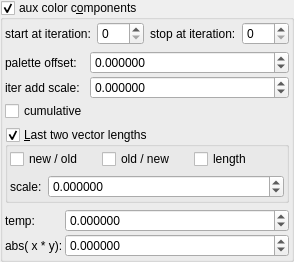
    <widget class="MyGroupBox" name="groupCheck_fold_color_aux_color_enabled_false">
     <property name="title">
      <string>aux color c&amp;omponents</string>
     </property>
     <property name="checkable">
      <bool>true</bool>
     </property>
     <layout class="QVBoxLayout" name="verticalLayout_11">
      <property name="leftMargin">
       <number>2</number>
      </property>
      <property name="topMargin">
       <number>2</number>
      </property>
      <property name="rightMargin">
       <number>2</number>
      </property>
      <property name="bottomMargin">
       <number>2</number>
      </property>
      <item>
       <layout class="QHBoxLayout" name="horizontalLayout_28" stretch="0,1,0,1">
        <item>
         <widget class="QLabel" name="label_111">
          <property name="text">
           <string>start at iteration:</string>
          </property>
         </widget>
        </item>
        <item>
         <widget class="MySpinBox" name="spinboxInt_fold_color_start_iterations_A">
          <property name="sizePolicy">
           <sizepolicy hsizetype="Minimum" vsizetype="Maximum">
            <horstretch>0</horstretch>
            <verstretch>0</verstretch>
           </sizepolicy>
          </property>
          <property name="minimum">
           <number>0</number>
          </property>
          <property name="maximum">
           <number>999</number>
          </property>
          <property name="value">
           <number>0</number>
          </property>
         </widget>
        </item>
        <item>
         <widget class="QLabel" name="label_80">
          <property name="text">
           <string>stop at iteration:</string>
          </property>
         </widget>
        </item>
        <item>
         <widget class="MySpinBox" name="spinboxInt_fold_color_stop_iterations_A">
          <property name="sizePolicy">
           <sizepolicy hsizetype="Preferred" vsizetype="Maximum">
            <horstretch>0</horstretch>
            <verstretch>0</verstretch>
           </sizepolicy>
          </property>
          <property name="maximum">
           <number>999</number>
          </property>
         </widget>
        </item>
       </layout>
      </item>
      <item>
       <layout class="QGridLayout" name="gridLayout_29" columnstretch="0,1">
        <property name="spacing">
         <number>2</number>
        </property>
        <item row="1" column="1">
         <widget class="MyDoubleSpinBox" name="spinbox_fold_color_difs0">
          <property name="sizePolicy">
           <sizepolicy hsizetype="Minimum" vsizetype="Maximum">
            <horstretch>0</horstretch>
            <verstretch>0</verstretch>
           </sizepolicy>
          </property>
          <property name="prefix">
           <string/>
          </property>
          <property name="suffix">
           <string/>
          </property>
          <property name="decimals">
           <number>6</number>
          </property>
          <property name="minimum">
           <double>-99.998999999999995</double>
          </property>
          <property name="maximum">
           <double>99.998999999999995</double>
          </property>
          <property name="singleStep">
           <double>0.100000000000000</double>
          </property>
         </widget>
        </item>
        <item row="0" column="0">
         <widget class="QLabel" name="label_20">
          <property name="text">
           <string>palette offset:</string>
          </property>
         </widget>
        </item>
        <item row="1" column="0">
         <widget class="QLabel" name="label_17">
          <property name="text">
           <string>iter add scale:</string>
          </property>
         </widget>
        </item>
        <item row="2" column="0">
         <widget class="MyCheckBox" name="checkBox_fold_color_aux_color_enabledB_false">
          <property name="text">
           <string notr="true">cumulative</string>
          </property>
         </widget>
        </item>
        <item row="0" column="1">
         <widget class="MyDoubleSpinBox" name="spinbox4_fold_color_difs_0000_w">
          <property name="sizePolicy">
           <sizepolicy hsizetype="Minimum" vsizetype="Maximum">
            <horstretch>0</horstretch>
            <verstretch>0</verstretch>
           </sizepolicy>
          </property>
          <property name="prefix">
           <string/>
          </property>
          <property name="suffix">
           <string/>
          </property>
          <property name="decimals">
           <number>6</number>
          </property>
          <property name="minimum">
           <double>-99.998999999999995</double>
          </property>
          <property name="maximum">
           <double>99.998999999999995</double>
          </property>
          <property name="singleStep">
           <double>0.100000000000000</double>
          </property>
         </widget>
        </item>
       </layout>
      </item>
      <item>
       <widget class="MyGroupBox" name="groupCheck_fold_color_aux_color_enabledA_false">
        <property name="font">
         <font>
          <weight>50</weight>
          <bold>false</bold>
         </font>
        </property>
        <property name="title">
         <string>&amp;Last two vector lengths</string>
        </property>
        <property name="checkable">
         <bool>true</bool>
        </property>
        <layout class="QVBoxLayout" name="verticalLayout_5">
         <property name="leftMargin">
          <number>2</number>
         </property>
         <property name="topMargin">
          <number>2</number>
         </property>
         <property name="rightMargin">
          <number>2</number>
         </property>
         <property name="bottomMargin">
          <number>2</number>
         </property>
         <item>
          <layout class="QGridLayout" name="gridLayout_9" columnstretch="0,0,0">
           <property name="spacing">
            <number>2</number>
           </property>
           <item row="0" column="1">
            <widget class="MyCheckBox" name="checkBox_transf_function_enabledBy_false">
             <property name="enabled">
              <bool>true</bool>
             </property>
             <property name="text">
              <string>old / new</string>
             </property>
            </widget>
           </item>
           <item row="0" column="0">
            <widget class="MyCheckBox" name="checkBox_transf_function_enabledBw_false">
             <property name="enabled">
              <bool>true</bool>
             </property>
             <property name="text">
              <string>new / old</string>
             </property>
            </widget>
           </item>
           <item row="0" column="2">
            <widget class="MyCheckBox" name="checkBox_transf_function_enabledBz_false">
             <property name="enabled">
              <bool>true</bool>
             </property>
             <property name="text">
              <string>length</string>
             </property>
            </widget>
           </item>
          </layout>
         </item>
         <item>
          <layout class="QHBoxLayout" name="horizontalLayout_30" stretch="0,1">
           <item>
            <widget class="QLabel" name="label_39">
             <property name="text">
              <string>scale:</string>
             </property>
            </widget>
           </item>
           <item>
            <widget class="MyDoubleSpinBox" name="spinbox_fold_color_difs1">
             <property name="sizePolicy">
              <sizepolicy hsizetype="Minimum" vsizetype="Maximum">
               <horstretch>0</horstretch>
               <verstretch>0</verstretch>
              </sizepolicy>
             </property>
             <property name="prefix">
              <string/>
             </property>
             <property name="decimals">
              <number>6</number>
             </property>
             <property name="minimum">
              <double>-99.989999999999995</double>
             </property>
             <property name="singleStep">
              <double>0.100000000000000</double>
             </property>
            </widget>
           </item>
          </layout>
         </item>
        </layout>
       </widget>
      </item>
      <item>
       <layout class="QGridLayout" name="gridLayout_30" rowstretch="0,0" columnstretch="0,1">
        <property name="spacing">
         <number>2</number>
        </property>
        <item row="0" column="0">
         <widget class="QLabel" name="label_58">
          <property name="text">
           <string>temp:</string>
          </property>
         </widget>
        </item>
        <item row="1" column="0">
         <widget class="QLabel" name="label_57">
          <property name="text">
           <string>abs( x * y):</string>
          </property>
         </widget>
        </item>
        <item row="0" column="1">
         <widget class="MyDoubleSpinBox" name="spinbox4_fold_color_difs_0000_y">
          <property name="sizePolicy">
           <sizepolicy hsizetype="Minimum" vsizetype="Maximum">
            <horstretch>0</horstretch>
            <verstretch>0</verstretch>
           </sizepolicy>
          </property>
          <property name="prefix">
           <string/>
          </property>
          <property name="suffix">
           <string/>
          </property>
          <property name="decimals">
           <number>6</number>
          </property>
          <property name="minimum">
           <double>-99.998999999999995</double>
          </property>
          <property name="maximum">
           <double>99.998999999999995</double>
          </property>
          <property name="singleStep">
           <double>0.100000000000000</double>
          </property>
         </widget>
        </item>
        <item row="1" column="1">
         <widget class="MyDoubleSpinBox" name="spinbox4_fold_color_difs_0000_z">
          <property name="sizePolicy">
           <sizepolicy hsizetype="Minimum" vsizetype="Maximum">
            <horstretch>0</horstretch>
            <verstretch>0</verstretch>
           </sizepolicy>
          </property>
          <property name="prefix">
           <string/>
          </property>
          <property name="suffix">
           <string/>
          </property>
          <property name="decimals">
           <number>6</number>
          </property>
          <property name="minimum">
           <double>-99.998999999999995</double>
          </property>
          <property name="maximum">
           <double>99.998999999999995</double>
          </property>
          <property name="singleStep">
           <double>0.100000000000000</double>
          </property>
         </widget>
        </item>
       </layout>
      </item>
     </layout>
    </widget>
